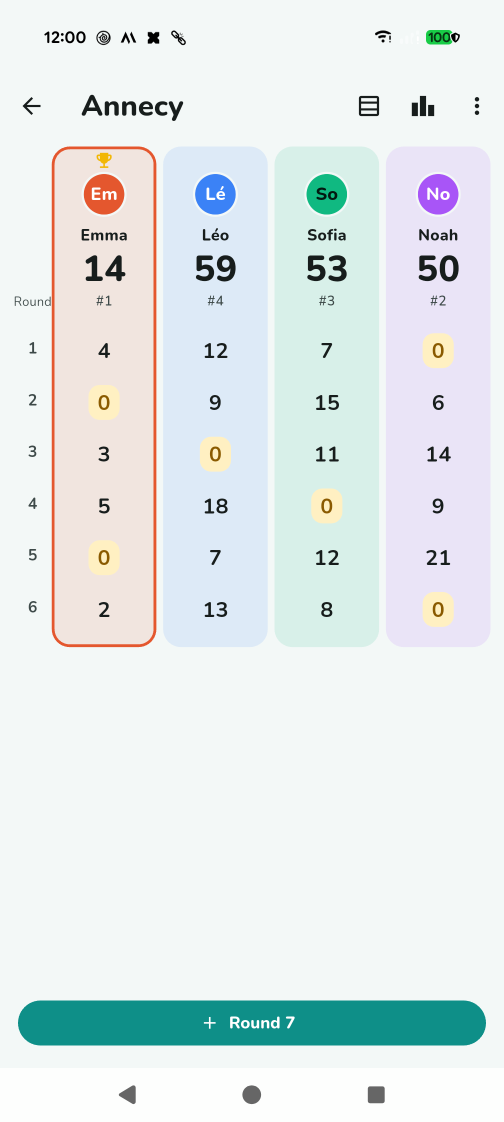
#> input picture store_listing/en-US/raw/05_game_board.png, 1008 x 2244 px (shown at 1/2 size)
$ python generate_feature_graphic.py
#> lines starting #> are read from the running program, lines starting #| are printed output that depends on the picture; after the words box and inside, x2 and y2 are one past the last pixel; in counts of white or black regions, pixels touching at a corner belong together
#!/usr/bin/env -S uv run --script
# /// script
# requires-python = ">=3.10"
# dependencies = [
#   "pillow>=10.0",
# ]
# ///
"""Draw the 1024x500 Play Store feature graphic, Template 1, in the app's teal.

    uv run --script scripts/generate_feature_graphic.py           # write the PNG
    uv run --script scripts/generate_feature_graphic.py --check   # verify, write nothing

Template 1 of store_listing/FEATURE_GRAPHIC_TEMPLATES.md: the app icon, the name, a tagline
and the three promises on the left; the scoring grid in a phone frame on the right.

Every pixel comes from a committed file, so the graphic is reproducible:

- the colours are the app's own — BRAND is kBrandSeedLight and GOLD is kLeaderGold, both in
  lib/utils/app_theme.dart; INK is the icon's ground and the dark theme's surface;
- the icon is store_listing/assets/icon_512.png, itself generated from design/icon/ by
  scripts/generate_icons.py (.llmwiki/Release.md);
- the phone shows store_listing/en-US/raw/05_game_board.png, an en-US capture of the
  fictional demo database (test/demo_db_test.dart) — no real person's data;
- the type is Nunito, the font the app bundles in assets/fonts/.

Output: store_listing/assets/feature_graphic.png, 1024x500 opaque RGB — every locale's,
unless store_listing/<locale>/feature_graphic.png exists. The text is English in every
locale, as the graphic is shared; a locale that wants its own drops it in beside its
title.txt.
"""

from __future__ import annotations

import argparse
import sys
from pathlib import Path

from PIL import Image, ImageChops, ImageDraw, ImageFilter, ImageFont

# ----------------------------------------------------------------- constants

WIDTH, HEIGHT = 1024, 500
SAFE_MARGIN = 50  # Play crops to a 924x400 centre on some surfaces

# The app's own colours, lib/utils/app_theme.dart.
BRAND = (0x0E, 0x8F, 0x88)  # kBrandSeedLight
BRAND_LIGHT = (0x5E, 0xD8, 0xCF)  # kBrandSeedDark, the teal lifted for a dark surface
GOLD = (0xF2, 0xB7, 0x05)  # kLeaderGold
INK = (0x0E, 0x17, 0x16)  # the icon's ground, and the dark theme's surface
WHITE = (0xFF, 0xFF, 0xFF)

TITLE = "CountScore"
TAGLINE = "Keep score for every game"
SUBLINE = "Offline scores · Stats · Share with your group"
CHIPS = ("No ads", "No tracking", "Open source")

ICON = "store_listing/assets/icon_512.png"
CAPTURE = "store_listing/en-US/raw/05_game_board.png"
OUT = "store_listing/assets/feature_graphic.png"
FONT_DIR = "assets/fonts"

# The capture's status bar, and how far down the scoring grid runs on it. Measured on the
# 1008x2244 Pixel captures (SYSTEM_BARS in scripts/compose_screenshots.py).
CAPTURE_TOP = 110
CAPTURE_GRID_BOTTOM = 1420

SUPERSAMPLE = 3  # draw at 3x and downscale: round corners and glyphs without jaggies
TOLERANCE = 2.0  # --check: mean per-channel difference a Pillow version may cost


class GraphicError(Exception):
    """A refusal with a message meant for the person running the script."""


def repo_root() -> Path:
    return Path(__file__).resolve().parents[1]


def _mix(a: tuple[int, int, int], b: tuple[int, int, int], t: float) -> tuple[int, int, int]:
    """`a` blended towards `b`; t=0 keeps `a`, t=1 is `b`."""
    return tuple(round(x + (y - x) * t) for x, y in zip(a, b))  # type: ignore[return-value]


def _shade(rgb: tuple[int, int, int], factor: float) -> tuple[int, int, int]:
    """`rgb` darkened towards black: 1.0 keeps it, 0.0 is black."""
    return (round(rgb[0] * factor), round(rgb[1] * factor), round(rgb[2] * factor))


# [5 lines left out: function font, not called in this run]


# ----------------------------------------------------------------- pieces


def background(size: tuple[int, int]) -> Image.Image:
    """The teal ground: a quiet diagonal gradient, with two lighter discs behind the phone."""
    w, h = size
    top, bottom = _mix(BRAND, BRAND_LIGHT, 0.12), _shade(BRAND, 0.62)
    img = Image.new("RGB", size, top)
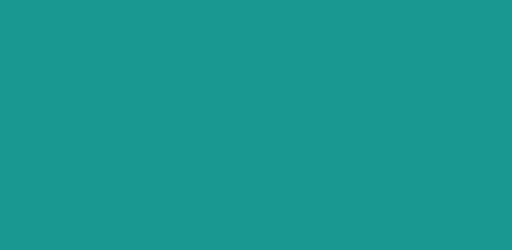
#> img: PIL image 3072x1500 RGB (shown at 1/6 size); mean R, G, B 24, 152, 145
    draw = ImageDraw.Draw(img)
    for y in range(h):
        draw.line([(0, y), (w, y)], fill=_mix(top, bottom, y / max(h - 1, 1)))

    glow = Image.new("RGBA", size, (0, 0, 0, 0))
#> glow: PIL image 3072x1500 RGBA; every value is 0
    gdraw = ImageDraw.Draw(glow)
    cx = round(w * 0.74)
    for radius, alpha in ((0.95, 22), (0.62, 22)):
        gdraw.ellipse(
            [cx - round(h * radius), round(h * (0.5 - radius)),
             cx + round(h * radius), round(h * (0.5 + radius))],
            fill=(*BRAND_LIGHT, alpha),
        )
    glow = glow.filter(ImageFilter.GaussianBlur(round(h * 0.06)))
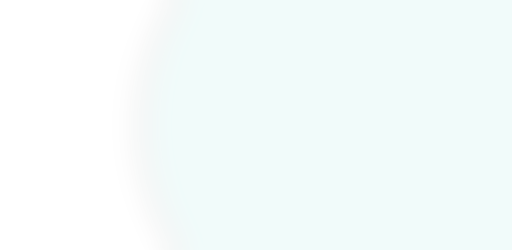
#> glow: PIL image 3072x1500 RGBA (shown at 1/6 size); mean R, G, B, A 65.9, 151.5, 145.2, 15.4; transparent parts drawn white
    img = Image.alpha_composite(img.convert("RGBA"), glow)
#> img: PIL image 3072x1500 RGBA
    return img.convert("RGB")


def rounded(img: Image.Image, radius: int) -> Image.Image:
    """`img` with its corners rounded, as RGBA."""
    img = img.convert("RGBA")
    mask = Image.new("L", img.size, 0)
    ImageDraw.Draw(mask).rounded_rectangle([0, 0, img.width - 1, img.height - 1], radius, fill=255)
    img.putalpha(mask)
    return img


def icon(size: int) -> Image.Image:
    """The store icon, squared off at the corners it is drawn with on a launcher."""
    path = repo_root() / ICON
    if not path.exists():
        raise GraphicError(f"missing {path} — run scripts/generate_icons.py")
    art = Image.open(path).convert("RGB").resize((size, size), Image.LANCZOS)
    return rounded(art, round(size * 0.235))


def phone(width: int, height: int) -> Image.Image:
    """The scoring grid of the demo capture, in an ink phone frame, as RGBA."""
#> called with width = 966, height = 1668
    path = repo_root() / CAPTURE
    if not path.exists():
        raise GraphicError(f"missing {path} — scripts/capture_screenshots.sh en-US")
    shot = Image.open(path).convert("RGB")
    if shot.height <= CAPTURE_GRID_BOTTOM:
        raise GraphicError(f"{path} is {shot.width}x{shot.height}; the grid crop needs more rows")

    bezel = max(round(width * 0.032), 6)
    radius = round(width * 0.135)
    frame = Image.new("RGBA", (width, height), (0, 0, 0, 0))
#> frame: PIL image 966x1668 RGBA; every value is 0
    ImageDraw.Draw(frame).rounded_rectangle([0, 0, width - 1, height - 1], radius, fill=(*INK, 255))
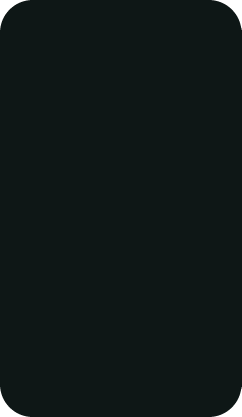
#> frame: PIL image 966x1668 RGBA (shown at 1/4 size); mean R, G, B, A 13.9, 22.8, 21.8, 252.7; transparent parts drawn white

    sw, sh = width - 2 * bezel, height - 2 * bezel
    # Crop the status bar off the top, then as much of the grid as the screen's ratio holds.
    keep = min(CAPTURE_GRID_BOTTOM, CAPTURE_TOP + round(shot.width * sh / sw))
    screen = shot.crop((0, CAPTURE_TOP, shot.width, keep)).resize((sw, sh), Image.LANCZOS)
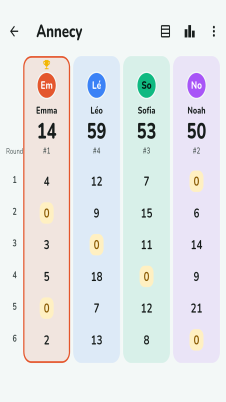
#> screen: PIL image 904x1606 RGB (shown at 1/4 size); mean R, G, B 227.9, 231.2, 232.9
    frame.paste(rounded(screen, radius - bezel), (bezel, bezel), rounded(screen, radius - bezel))
#> in rounded, `ImageDraw.Draw(mask).rounded_rectangle([0, 0, img.width - 1, img.heigh..`:
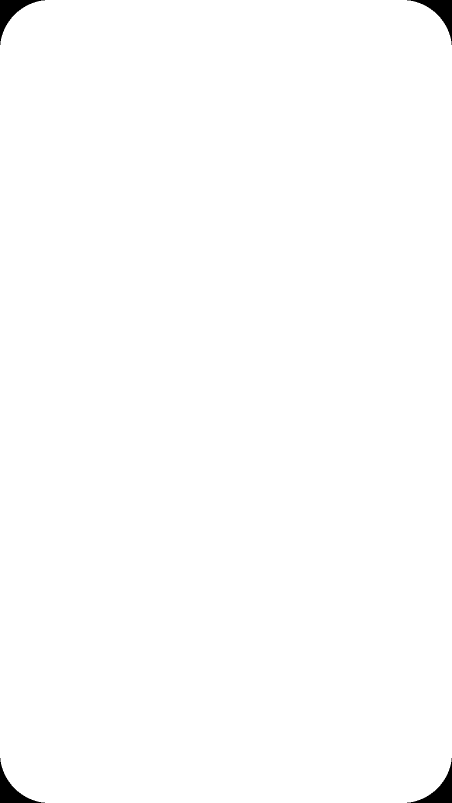
#> mask: PIL image 904x1606 L (shown at 1/2 size); 99.4% white; 4 black regions, box (x1, y1, x2, y2) and area: (0, 0, 90, 90) 2127, (814, 0, 904, 90) 2127, (0, 1516, 90, 1606) 2127, (814, 1516, 904, 1606) 2127
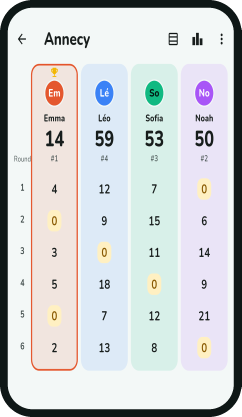
#> frame: PIL image 966x1668 RGBA (shown at 1/4 size); mean R, G, B, A 205.4, 209.2, 210.6, 252.7; transparent parts drawn white
    return frame


# [10 lines left out: function chip, not called in this run]


# ----------------------------------------------------------------- the graphic


def draw_graphic() -> Image.Image:
    """The finished 1024x500 RGB graphic."""
    s = SUPERSAMPLE
    w, h = WIDTH * s, HEIGHT * s
    img = background((w, h))
    draw = ImageDraw.Draw(img)

    # Right: the phone, bleeding off the bottom edge so it reads as a device, not a sticker.
    ph = phone(round(322 * s), round(556 * s))
    img.paste(ph, (round(664 * s), round(46 * s)), ph)
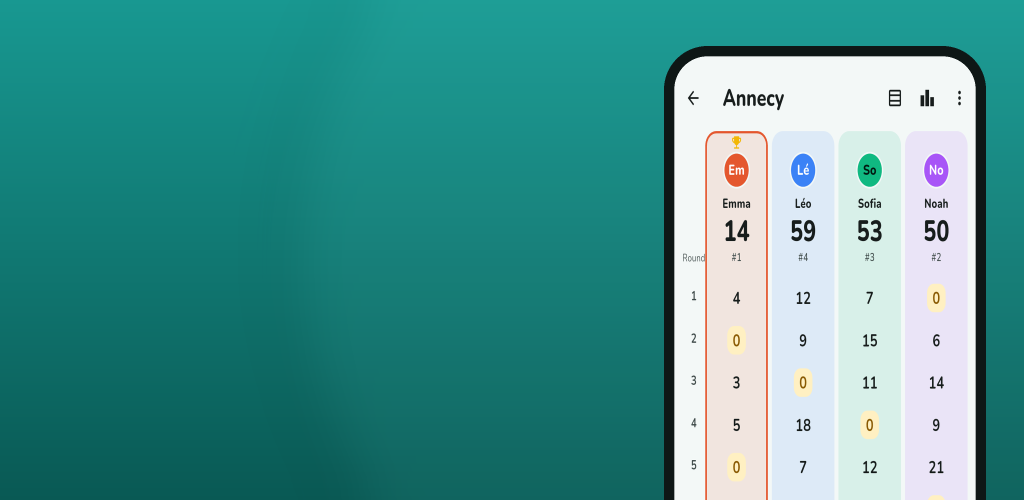
#> img: PIL image 3072x1500 RGB (shown at 1/3 size); mean R, G, B 73.8, 150.4, 146.5

    # Left: icon and wordmark on one line.
    icon_size = round(126 * s)
    icon_x, icon_y = round(58 * s), round(98 * s)
    art = icon(icon_size)
    img.paste(art, (icon_x, icon_y), art)

    title = font("Nunito-ExtraBold.ttf", round(72 * s))
    draw.text(
        (icon_x + icon_size + round(26 * s), icon_y + icon_size // 2),
        TITLE,
        font=title,
        fill=WHITE,
        anchor="lm",
    )

    left = round(SAFE_MARGIN * s + 12 * s)
    draw.text((left, round(262 * s)), TAGLINE, font=font("Nunito-Bold.ttf", round(38 * s)),
              fill=WHITE, anchor="ls")
    draw.text((left, round(310 * s)), SUBLINE, font=font("Nunito-Regular.ttf", round(25 * s)),
              fill=_mix(BRAND, WHITE, 0.82), anchor="ls")

    x = left
    for text in CHIPS:
        pill = chip(text, round(48 * s))
        img.paste(pill, (x, round(336 * s)), pill)
        x += pill.width + round(14 * s)

    return img.resize((WIDTH, HEIGHT), Image.LANCZOS).convert("RGB")


def main(argv: list[str] | None = None) -> int:
    parser = argparse.ArgumentParser(description="Draw the Play Store feature graphic.")
    parser.add_argument(
        "--check",
        action="store_true",
        help="redraw in memory and compare with the committed PNG; write nothing",
    )
    args = parser.parse_args(argv)

    out = repo_root() / OUT
    try:
        img = draw_graphic()
    except GraphicError as exc:
        print(f"error: {exc}", file=sys.stderr)
        return 2

    if args.check:
        if not out.exists():
            print(f"error: {OUT} is missing", file=sys.stderr)
            return 1
        committed = Image.open(out)
        if committed.size != (WIDTH, HEIGHT):
            print(
                f"error: {OUT} is {committed.width}x{committed.height}, not {WIDTH}x{HEIGHT}",
                file=sys.stderr,
            )
            return 1
        if committed.mode != "RGB":
            print(f"error: {OUT} is {committed.mode}; Play refuses an alpha channel", file=sys.stderr)
            return 1
        # Not byte equality: Pillow's resampling moves by a value or two between versions, and
        # a store asset must not go red on a dependency bump. A real difference — a stale
        # graphic, another palette — moves the mean by far more than TOLERANCE.
        diff = ImageChops.difference(committed.convert("RGB"), img)
        mean = sum(i * n for i, n in enumerate(diff.convert("L").histogram())) / (WIDTH * HEIGHT)
        if mean > TOLERANCE:
            print(
                f"error: {OUT} differs from what this script draws "
                f"(mean |difference| {mean:.2f} > {TOLERANCE}); redraw it",
                file=sys.stderr,
            )
            return 1
        print(f"ok: {OUT} is {WIDTH}x{HEIGHT} RGB and matches this script (mean {mean:.2f})")
        return 0

    img.save(out, format="PNG", optimize=True)
    print(f"wrote {OUT} ({img.width}x{img.height} {img.mode}, {out.stat().st_size // 1024} KB)")
    return 0


if __name__ == "__main__":
#> (the run stopped early here; a loop or call above may not have finished)

$ run again, with store_listing/en-US/raw/02_player_management.png copied over store_listing/en-US/raw/05_game_board.png
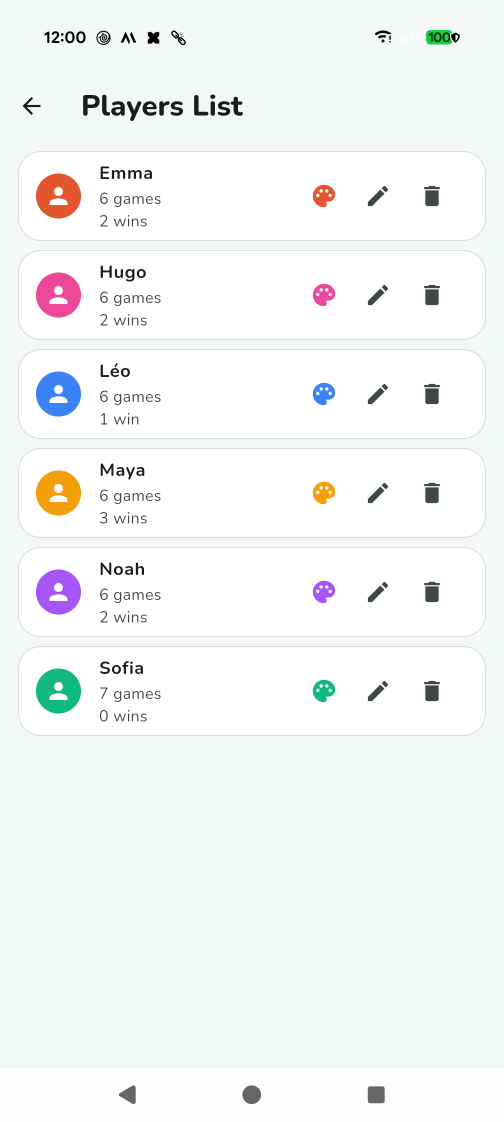
#> input picture store_listing/en-US/raw/02_player_management.png, 1008 x 2244 px (shown at 1/2 size)
#> in phone, `frame.paste(rounded(screen, radius - bezel), (bezel, bezel), rounded(s..`:
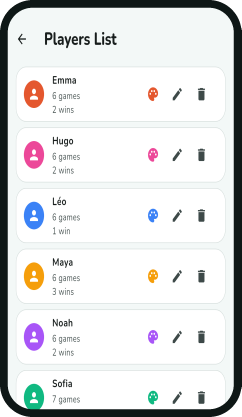
#> frame: PIL image 966x1668 RGBA (shown at 1/4 size); mean R, G, B, A 219.7, 220.9, 221.1, 252.7; transparent parts drawn white
#> in draw_graphic, `img.paste(ph, (round(664 * s), round(46 * s)), ph)`:
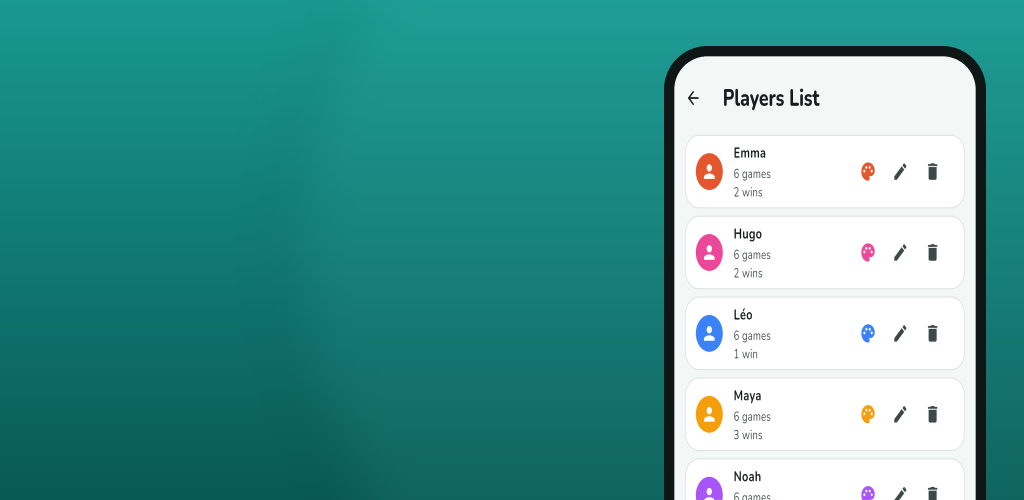
#> img: PIL image 3072x1500 RGB (shown at 1/3 size); mean R, G, B 78.6, 154.2, 149.9
